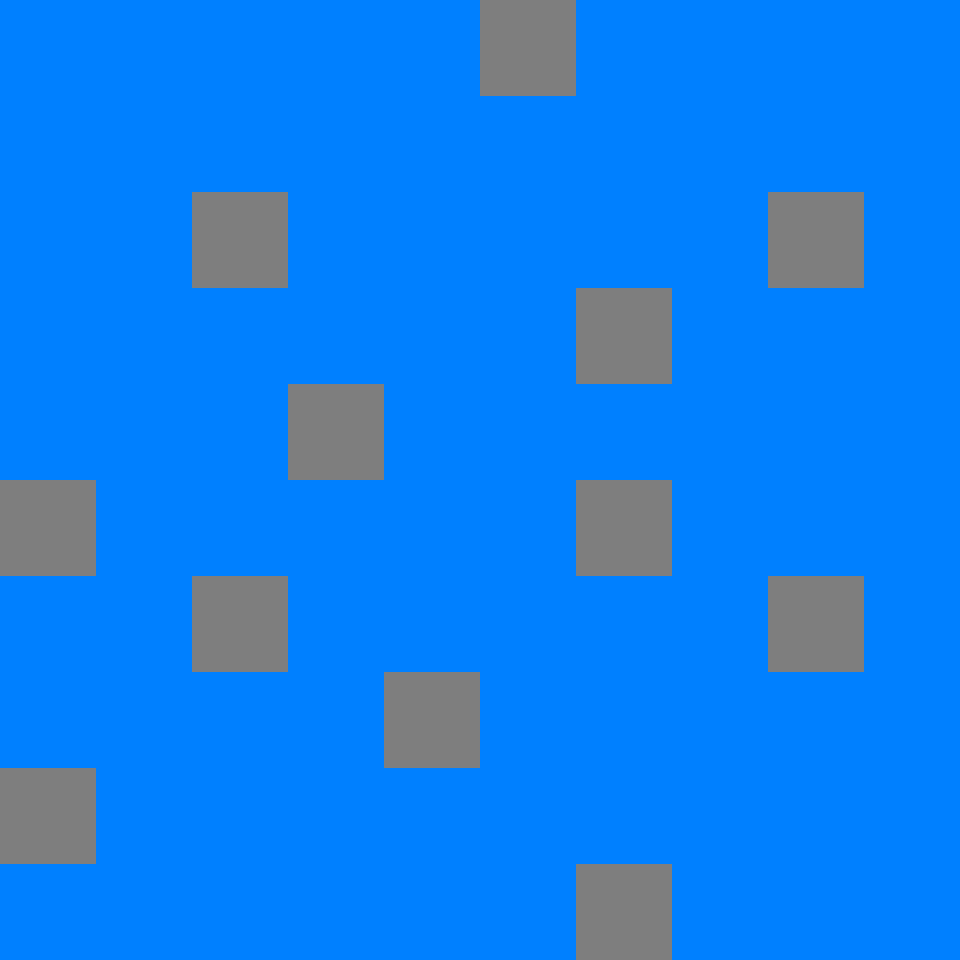

The image is a tile-based game level rendered from a .tmx file. Its description and complete source (layers, tilesets, objects, tile grids) follow:
An orthogonal 10x10 tile map with 96x96 px tiles, 1 tile layer (water).

<map version="1.0" tiledversion="1.0.3" orientation="orthogonal" renderorder="right-down" width="10" height="10" tilewidth="96" tileheight="96" backgroundcolor="#7e7e7e" nextobjectid="383">
 <tileset firstgid="1" name="mspaintblue" tilewidth="96" tileheight="96" tilecount="1" columns="1">
  <image source="mspaintblue.png" width="96" height="96" />
 </tileset>
 <layer name="water" width="10" height="10">
  <data>
   <tile gid="1" />
   <tile gid="1" />
   <tile gid="1" />
   <tile gid="1" />
   <tile gid="1" />
   <tile gid="0" />
   <tile gid="1" />
   <tile gid="1" />
   <tile gid="1" />
   <tile gid="1" />
   <tile gid="1" />
   <tile gid="1" />
   <tile gid="1" />
   <tile gid="1" />
   <tile gid="1" />
   <tile gid="1" />
   <tile gid="1" />
   <tile gid="1" />
   <tile gid="1" />
   <tile gid="1" />
   <tile gid="1" />
   <tile gid="1" />
   <tile gid="0" />
   <tile gid="1" />
   <tile gid="1" />
   <tile gid="1" />
   <tile gid="1" />
   <tile gid="1" />
   <tile gid="0" />
   <tile gid="1" />
   <tile gid="1" />
   <tile gid="1" />
   <tile gid="1" />
   <tile gid="1" />
   <tile gid="1" />
   <tile gid="1" />
   <tile gid="0" />
   <tile gid="1" />
   <tile gid="1" />
   <tile gid="1" />
   <tile gid="1" />
   <tile gid="1" />
   <tile gid="1" />
   <tile gid="0" />
   <tile gid="1" />
   <tile gid="1" />
   <tile gid="1" />
   <tile gid="1" />
   <tile gid="1" />
   <tile gid="1" />
   <tile gid="0" />
   <tile gid="1" />
   <tile gid="1" />
   <tile gid="1" />
   <tile gid="1" />
   <tile gid="1" />
   <tile gid="0" />
   <tile gid="1" />
   <tile gid="1" />
   <tile gid="1" />
   <tile gid="1" />
   <tile gid="1" />
   <tile gid="0" />
   <tile gid="1" />
   <tile gid="1" />
   <tile gid="1" />
   <tile gid="1" />
   <tile gid="1" />
   <tile gid="0" />
   <tile gid="1" />
   <tile gid="1" />
   <tile gid="1" />
   <tile gid="1" />
   <tile gid="1" />
   <tile gid="0" />
   <tile gid="1" />
   <tile gid="1" />
   <tile gid="1" />
   <tile gid="1" />
   <tile gid="1" />
   <tile gid="0" />
   <tile gid="1" />
   <tile gid="1" />
   <tile gid="1" />
   <tile gid="1" />
   <tile gid="1" />
   <tile gid="1" />
   <tile gid="1" />
   <tile gid="1" />
   <tile gid="1" />
   <tile gid="1" />
   <tile gid="1" />
   <tile gid="1" />
   <tile gid="1" />
   <tile gid="1" />
   <tile gid="1" />
   <tile gid="0" />
   <tile gid="1" />
   <tile gid="1" />
   <tile gid="1" />
  </data>
 </layer>
</map>
